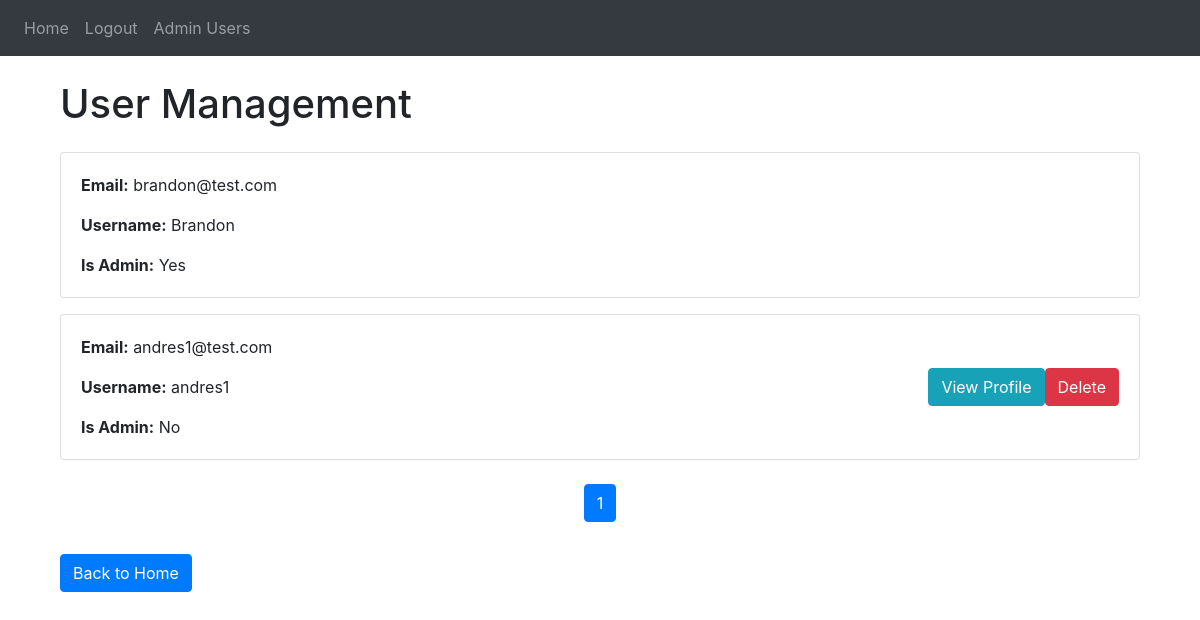
/admin/users (signed in), run on the app's committed database.
### website/models.py (models this page shows)
class User(db.Model, UserMixin):
    id = db.Column(db.Integer, primary_key=True)
    email = db.Column(db.String(150), unique=True)
    password = db.Column(db.String(150))
    first_name = db.Column(db.String(150))
    is_admin = db.Column(db.Boolean, default=False)
    notes = db.relationship('Note')

### website/views.py (the view)
@views.route('/admin/users', methods=['GET'])
@login_required
def admin_users(): # Ruta para mostrar usuarios (solo para administradores)
    if current_user.is_admin:  # Verifica si el usuario es administrador
        page = request.args.get('page', 1, type=int)
        per_page = 5
        users = User.query.paginate(page=page, per_page=per_page)  # Obtiene todos los usuarios
        return render_template("admin_users.html", users=users, current_user=current_user, user=current_user)  # Renderiza una plantilla para mostrar usuarios
    else:
        flash('Access denied. Only administrators can view users.', category='error')
        return redirect(url_for('views.home'))

### website/__init__.py (called while the page is built)
def create_app():
    app = Flask(__name__)
    app.config['SECRET_KEY'] = 's3-cr3t-ll4ve¿'
    app.config['SQLALCHEMY_DATABASE_URI'] = f'sqlite:///{DB_NAME}'
    db.init_app(app)
    from .views import views
    from .auth import auth
    app.register_blueprint(views, url_prefix='/')
    app.register_blueprint(auth, url_prefix='/')
    from .models import User, Note
    with app.app_context():
        db.create_all()
    login_manager = LoginManager()
    login_manager.login_view = 'auth.login'
    login_manager.init_app(app)
    @login_manager.user_loader
    def load_user(id):
        return User.query.get(int(id))
    return app

### website/templates/admin_users.html (shortened to what this page needs)
{% extends "base.html" %} {% block content %}
<!DOCTYPE html>
<html>
  <head>
    <link
      rel="stylesheet"
      href="https://stackpath.bootstrapcdn.com/bootstrap/4.4.1/css/bootstrap.min.css"
    />
  </head>
  <body>
    <div class="container">
      <h1 class="my-4">User Management</h1>
      {% for user in users.items %}
      <div class="card my-3">
        <div class="card-body">
          <div class="user-info">
            <p class="card-text"><strong>Email:</strong> {{ user.email }}</p>
            <p class="card-text">
              <strong>Username:</strong> {{ user.first_name }}
            </p>
            <p class="card-text">
              <strong>Is Admin:</strong> {% if user.is_admin %} Yes {% else %}
              No {% endif %}
            </p>
          </div>
          {% if current_user.is_admin and current_user.id != user.id %}
          <div class="delete-btn">
            <a
              href="{{ url_for('views.user_profile', user_id=user.id) }}"
              class="btn btn-info"
              >View Profile</a
            >
            <form
              action="{{ url_for('views.admin_delete_user', user_id=user.id) }}"
              method="post"
              onsubmit="return confirm('Are you sure you want to delete this user?')"
            >
              <button type="submit" class="btn btn-danger">Delete</button>
            </form>
          </div>
          {% endif %}
        </div>
      </div>
      {% endfor %}
      <div class="d-flex justify-content-center mt-4">
        <nav aria-label="User pagination">
          <ul class="pagination">
             {% for page_num in users.iter_pages() %}
            <li
              class="page-item {% if users.page == page_num %}active{% endif %}"
            >
              <a
                class="page-link"
                href="{{ url_for('views.admin_users', page=page_num) }}"
                >{{ page_num }}</a
              >
            </li>
            {% endfor %}
          </ul>
        </nav>
      </div>
      <a href="{{ url_for('views.home') }}" class="btn btn-primary mt-3"
        >Back to Home</a
      >
    </div>
    {% endblock %}

### website/templates/base.html (shortened to what this page needs)
<!DOCTYPE html>
<html>
  <head>
    <link
      rel="stylesheet"
      href="https://stackpath.bootstrapcdn.com/bootstrap/4.4.1/css/bootstrap.min.css"
    />
    <link
      rel="stylesheet"
      href="https://stackpath.bootstrapcdn.com/font-awesome/4.7.0/css/font-awesome.min.css"
    />
  </head>
  <body>
    <nav class="navbar navbar-expand-lg navbar-dark bg-dark">
      <div class="collapse navbar-collapse" id="navbar">
        <div class="navbar-nav">
          {% if user.is_authenticated %}
          <a class="nav-item nav-link" id="home" href="/">Home</a>
          <a class="nav-item nav-link" id="logout" href="/logout">Logout</a>
          {% else %}
          <a class="nav-item nav-link" id="login" href="/login">Login</a>
          <a class="nav-item nav-link" id="signUp" href="/sign-up">Sign Up</a>
          {% endif %} {% if user.is_authenticated and user.is_admin %}
          <a class="nav-item nav-link" id="adminUsers" href="/admin/users"
            >Admin Users</a
          >
          {% endif %}
        </div>
      </div>
    </nav>
    <div class="container">{% block content %} {% endblock %}</div>
  </body>
</html>

### website/templates/admin_users.html (style rules this page uses)
.card-body { display: flex; justify-content: space-between; }
.user-info { flex: 0 0 70%; }
.delete-btn { flex: 0 0 20%; display: flex; align-items: center; justify-content: flex-end; }

### data on the page
User: email "brandon@test.com", first_name "Brandon", is_admin "Yes"
User: email "andres1@test.com", first_name "andres1", is_admin "No"

### other printed values
{{ page_num }} "1"
